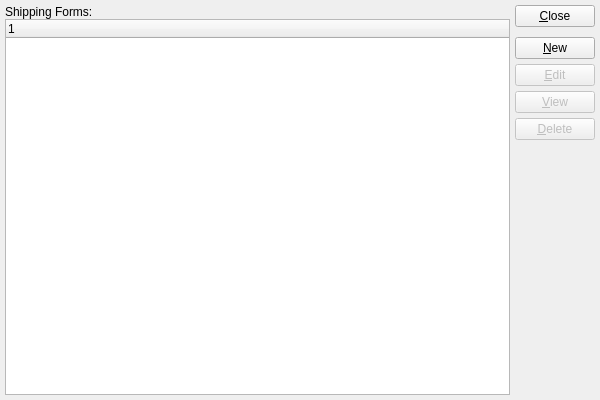
<?xml version="1.0" encoding="UTF-8"?>
<ui version="4.0">
 <comment>This file is part of the xTuple ERP: PostBooks Edition, a free and
open source Enterprise Resource Planning software suite,
Copyright (c) 1999-2010 by OpenMFG LLC, d/b/a xTuple.
It is licensed to you under the Common Public Attribution License
version 1.0, the full text of which (including xTuple-specific Exhibits)
is available at www.xtuple.com/CPAL.  By using this software, you agree
to be bound by its terms.</comment>
 <class>shippingForms</class>
 <widget class="QWidget" name="shippingForms">
  <property name="geometry">
   <rect>
    <x>0</x>
    <y>0</y>
    <width>600</width>
    <height>400</height>
   </rect>
  </property>
  <property name="windowTitle">
   <string>List Shipping Forms</string>
  </property>
  <layout class="QGridLayout" name="gridLayout">
   <item row="0" column="0">
    <layout class="QVBoxLayout">
     <property name="spacing">
      <number>0</number>
     </property>
     <item>
      <widget class="QLabel" name="_shippingFormsLit">
       <property name="enabled">
        <bool>true</bool>
       </property>
       <property name="text">
        <string>Shipping Forms:</string>
       </property>
      </widget>
     </item>
     <item>
      <widget class="XTreeWidget" name="_bolformat">
       <property name="sizePolicy">
        <sizepolicy hsizetype="Expanding" vsizetype="Expanding">
         <horstretch>0</horstretch>
         <verstretch>0</verstretch>
        </sizepolicy>
       </property>
      </widget>
     </item>
    </layout>
   </item>
   <item row="0" column="1">
    <layout class="QVBoxLayout" name="verticalLayout">
     <item>
      <widget class="QPushButton" name="_close">
       <property name="text">
        <string>&amp;Close</string>
       </property>
      </widget>
     </item>
     <item>
      <spacer name="verticalSpacer">
       <property name="orientation">
        <enum>Qt::Vertical</enum>
       </property>
       <property name="sizeType">
        <enum>QSizePolicy::Preferred</enum>
       </property>
       <property name="sizeHint" stdset="0">
        <size>
         <width>20</width>
         <height>5</height>
        </size>
       </property>
      </spacer>
     </item>
     <item>
      <widget class="QPushButton" name="_new">
       <property name="text">
        <string>&amp;New</string>
       </property>
      </widget>
     </item>
     <item>
      <widget class="QPushButton" name="_edit">
       <property name="enabled">
        <bool>false</bool>
       </property>
       <property name="text">
        <string>&amp;Edit</string>
       </property>
      </widget>
     </item>
     <item>
      <widget class="QPushButton" name="_view">
       <property name="enabled">
        <bool>false</bool>
       </property>
       <property name="text">
        <string>&amp;View</string>
       </property>
      </widget>
     </item>
     <item>
      <widget class="QPushButton" name="_delete">
       <property name="enabled">
        <bool>false</bool>
       </property>
       <property name="text">
        <string>&amp;Delete</string>
       </property>
      </widget>
     </item>
     <item>
      <spacer name="Spacer270">
       <property name="orientation">
        <enum>Qt::Vertical</enum>
       </property>
       <property name="sizeType">
        <enum>QSizePolicy::Expanding</enum>
       </property>
       <property name="sizeHint" stdset="0">
        <size>
         <width>20</width>
         <height>20</height>
        </size>
       </property>
      </spacer>
     </item>
    </layout>
   </item>
  </layout>
 </widget>
 <layoutdefault spacing="5" margin="5"/>
 <pixmapfunction>qPixmapFromMimeSource</pixmapfunction>
 <customwidgets>
  <customwidget>
   <class>XTreeWidget</class>
   <extends>QTreeWidget</extends>
   <header>xtreewidget.h</header>
  </customwidget>
 </customwidgets>
 <tabstops>
  <tabstop>_bolformat</tabstop>
  <tabstop>_new</tabstop>
  <tabstop>_edit</tabstop>
  <tabstop>_view</tabstop>
  <tabstop>_delete</tabstop>
  <tabstop>_close</tabstop>
 </tabstops>
 <resources/>
 <connections>
  <connection>
   <sender>_close</sender>
   <signal>clicked()</signal>
   <receiver>shippingForms</receiver>
   <slot>close()</slot>
   <hints>
    <hint type="sourcelabel">
     <x>20</x>
     <y>20</y>
    </hint>
    <hint type="destinationlabel">
     <x>20</x>
     <y>20</y>
    </hint>
   </hints>
  </connection>
  <connection>
   <sender>_bolformat</sender>
   <signal>valid(bool)</signal>
   <receiver>_view</receiver>
   <slot>setEnabled(bool)</slot>
   <hints>
    <hint type="sourcelabel">
     <x>20</x>
     <y>20</y>
    </hint>
    <hint type="destinationlabel">
     <x>20</x>
     <y>20</y>
    </hint>
   </hints>
  </connection>
 </connections>
</ui>
